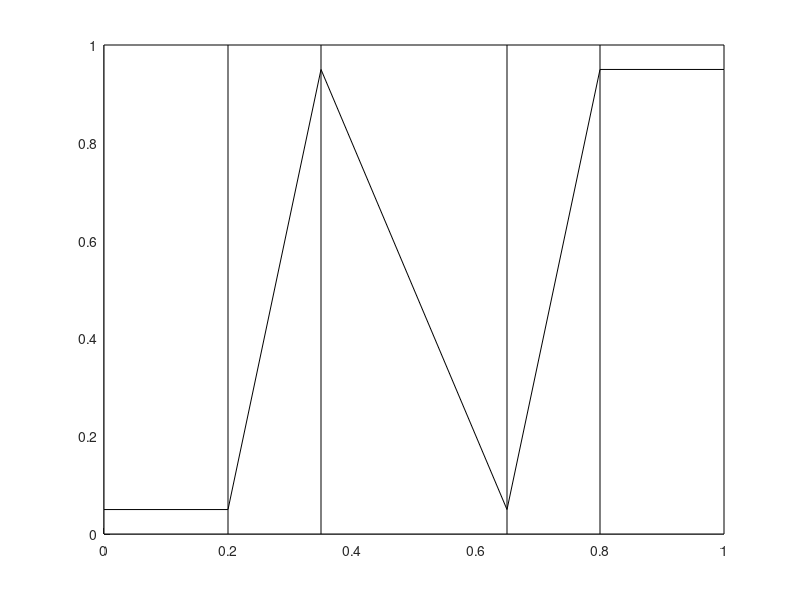

The MATLAB source for this figure:
function z_mesh_quad()
% Z-mesh generated for quadrilaterals
clear all; close all; clc;

logi_save_plots = false;
logi_write_file = true;

L=1;
nx=5;
nsub=[1 2 3 4 5] + 1;

fraction=0.05;
if(fraction<eps || fraction > 1-eps)
    error('wrong fraction');
end

slope1 = (1-2*fraction)/0.15;
slope2 = (2*fraction-1)/0.30;

y1=@(x) slope1*(x-0.20*L)+fraction*L;
y2=@(x) slope2*(x-0.35*L)+(1-fraction)*L;
y3=@(x) slope1*(x-0.65*L)+fraction*L;


% % uniform subdivision along x
% xi=linspace(0,L,n+1);
xi=[0 0.2 0.35 0.65 0.8 1.0];

ny=2;
x=zeros(nx+1,ny+1);
y=zeros(nx+1,ny+1);

for i=1:nx+1
    x(i,:) = xi(i);
end
% five different y-spacing, depending on the zone
for i=1:nx+1
    if(i<=nsub(1))
        yy=L*fraction;
    elseif(i<=nsub(2))
        yy=y1(x(i));
    elseif(i<=nsub(3))
        yy=y2(x(i));
    elseif(i<=nsub(4))
        yy=y3(x(i));
    elseif(i<=nsub(5))
        yy=L*(1-fraction);
    else
        error('not in nsub!!!');
    end
    yy
    aux1 = linspace(0,yy,ny/2+1);
    aux2 = linspace(yy,L,ny/2+1); aux2(1)=[];
    y(i,:) = [aux1 aux2];
end

figure(1)
surf(x,y,ones(nx+1,ny+1)*0,'FaceColor','white')
view(0,90)
output_file=strcat('.\figs\z_mesh_quad_L',int2str(L),'_n',int2str(nx),'_a',num2str(fraction,3))
if(logi_save_plots)
    print('-dpdf',strcat(output_file1,'.pdf'));
    print('-dpng',strcat(output_file1,'.png'));
    saveas(gcf,strcat(output_file1,'.fig'),'fig');
end
%
if(~logi_write_file), return; end;
%
%---------------------------------------------
% save txt file
matID=1;
srcID=1;

% date and time;
[yr, mo, da, hr, mi, s] = datevec(now);

%%%%%%%%%%%%%%%%%%%%%
output_file1=strcat(output_file,'.txt')
fid=fopen(output_file1,'w');

fprintf(fid,'# Date: %d/%d/%d   Time: %d:%d\n', mo, da, yr, hr, mi);

fprintf(fid,'# dimensions \n');
fprintf(fid,'%g %g \n',L,L);

ncells = nx*ny;

fprintf(fid,'# connectivity \n');
fprintf(fid,'%d\n',ncells);
for iel=1:ncells
    skip = 4*(iel-1);
    i1 = skip + 1;
    i2 = skip + 2;
    i3 = skip + 3;
    i4 = skip + 4;
    fprintf(fid,'%d %d %d %d %d %d %d \n',4,i1,i2,i3,i4,matID,srcID);
end

fprintf(fid,'# DG vertices (counter-clockwise) \n');
fprintf(fid,'%d\n',4*ncells);
for i=1:nx
    for j=1:ny
        fprintf(fid,' %g %g \n %g %g \n %g %g \n %g %g \n',x(i,j)    ,y(i,j)    ,...
            x(i+1,j)  ,y(i+1,j)  ,...
            x(i+1,j+1),y(i+1,j+1),...
            x(i,j+1)  ,y(i,j+1)  );
    end
end

fprintf(fid,'# grid vertices (counter-clockwise) \n');
fprintf(fid,'%d\n',(nx+1)*(ny+1));
for i=1:nx+1
    for j=1:ny+1
        fprintf(fid,'%g %g \n',x(i,j),y(i,j) );
    end
end

fclose(fid);
return
end
%%%%%%%%%%%%%%%%%%%%%
